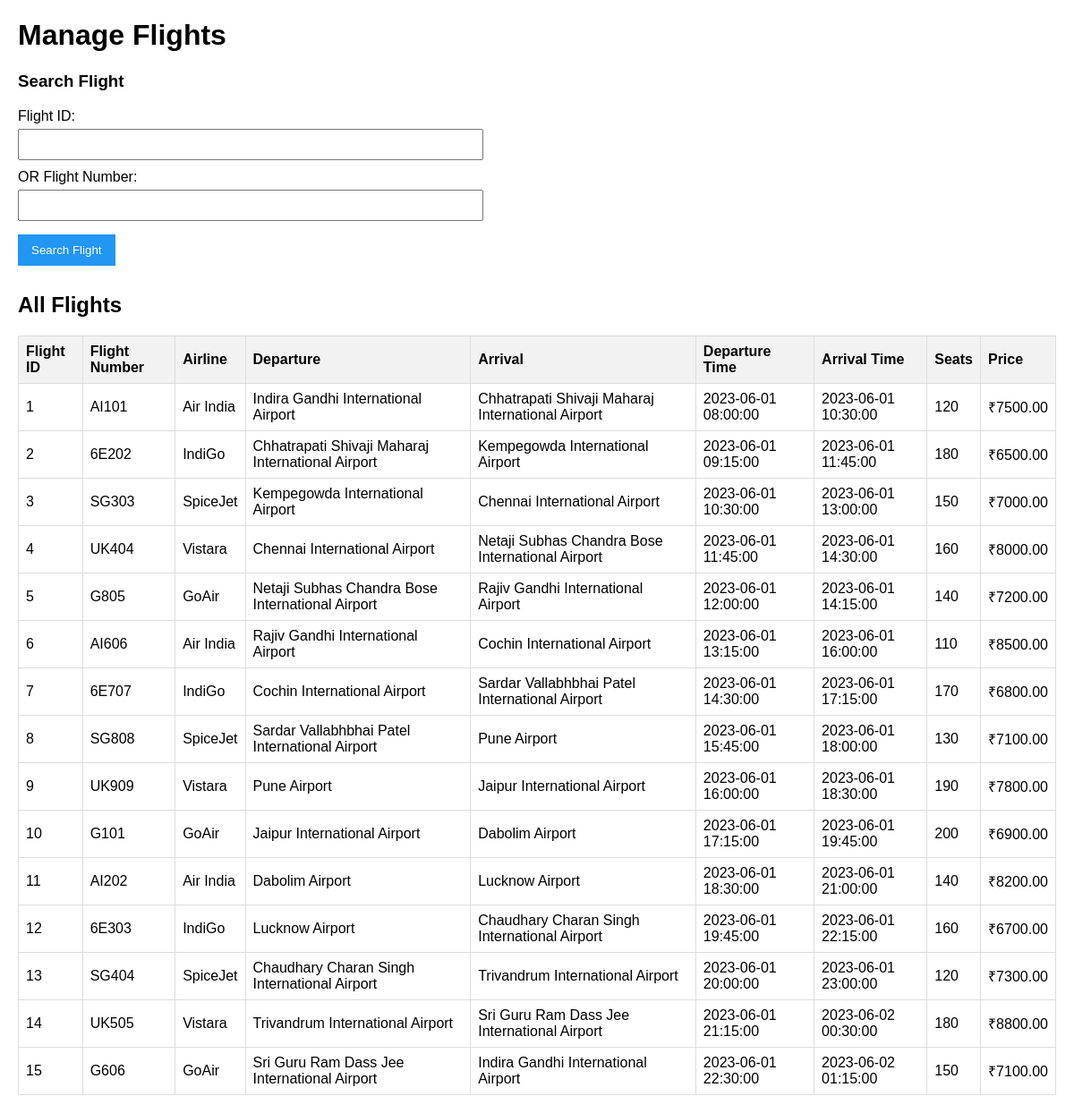
Screenshot of /alter_flights.php with the database file from the repository.
### tables this page shows
CREATE TABLE `flight` (
  `flight_id` int(11) NOT NULL,
  `flight_number` varchar(10) NOT NULL,
  `airline` varchar(50) NOT NULL,
  `departure_airport_id` int(11) NOT NULL,
  `arrival_airport_id` int(11) NOT NULL,
  `departure_time` datetime NOT NULL,
  `arrival_time` datetime NOT NULL,
  `available_seats` int(11) NOT NULL,
  `price` decimal(10,2) NOT NULL
);

CREATE TABLE `airport` (
  `airport_id` int(11) NOT NULL,
  `name` varchar(100) NOT NULL,
  `code` varchar(10) NOT NULL,
  `city` varchar(50) NOT NULL,
  `country` varchar(50) NOT NULL
);

### alter_flights.php (the view, shortened to what this page needs)
<!DOCTYPE html>
<html>
<head>
</head>
<body>
    <h1>Manage Flights</h1>
    <?php
    $servername = "localhost";
    $username = "root";
    $password = "";
    $dbname = "flight_mtg03";
    $conn = new mysqli($servername, $username, $password, $dbname);
    ?>
    <form method="post" action="<?php echo htmlspecialchars($_SERVER["PHP_SELF"]);?>">
        <h3>Search Flight</h3>
        <label for="flight_id">Flight ID:</label>
        <input type="number" id="flight_id" name="flight_id">
        <label for="flight_number">OR Flight Number:</label>
        <input type="text" id="flight_number" name="flight_number">
        <button type="submit" name="search" class="search-btn">Search Flight</button>
    </form>
    <h2>All Flights</h2>
    <?php
    $sql = "SELECT f.*, a1.name AS departure_airport, a2.name AS arrival_airport
            FROM flight f
            JOIN airport a1 ON f.departure_airport_id = a1.airport_id
            JOIN airport a2 ON f.arrival_airport_id = a2.airport_id";
    $result = $conn->query($sql);
    if ($result->num_rows > 0) {
        echo "<table>
                <tr>
                    <th>Flight ID</th>
                    <th>Flight Number</th>
                    <th>Airline</th>
                    <th>Departure</th>
                    <th>Arrival</th>
                    <th>Departure Time</th>
                    <th>Arrival Time</th>
                    <th>Seats</th>
                    <th>Price</th>
                </tr>";
        while($row = $result->fetch_assoc()) {
            echo "<tr>
                    <td>".$row["flight_id"]."</td>
                    <td>".$row["flight_number"]."</td>
                    <td>".$row["airline"]."</td>
                    <td>".$row["departure_airport"]."</td>
                    <td>".$row["arrival_airport"]."</td>
                    <td>".$row["departure_time"]."</td>
                    <td>".$row["arrival_time"]."</td>
                    <td>".$row["available_seats"]."</td>
                    <td>₹".$row["price"]."</td>
                  </tr>";
        }
        echo "</table>";
    } else {
        echo "No flights found";
    }
    ?>
</body>
</html>

### alter_flights.php (style rules this page uses)
body { font-family: Arial, sans-serif; margin: 20px; }
form { max-width: 500px; margin-bottom: 30px; }
label { display: block; margin-top: 10px; }
input, select { width: 100%; padding: 8px; margin-top: 5px; }
button { margin-top: 15px; padding: 10px 15px; color: white; border: none; cursor: pointer; }
.search-btn { background: #2196F3; }
table { border-collapse: collapse; width: 100%; margin-top: 20px; }
th, td { border: 1px solid #ddd; padding: 8px; text-align: left; }
th { background-color: #f2f2f2; }

### rows the page displays
flight: flight_id "1", flight_number "AI101", airline "Air India", departure_airport.name "Indira Gandhi International Airport", arrival_airport.name "Chhatrapati Shivaji Maharaj International Airport", departure_time "2023-06-01 08:00:00", arrival_time "2023-06-01 10:30:00", available_seats "120", price "7500.00"
flight: flight_id "2", flight_number "6E202", airline "IndiGo", departure_airport.name "Chhatrapati Shivaji Maharaj International Airport", arrival_airport.name "Kempegowda International Airport", departure_time "2023-06-01 09:15:00", arrival_time "2023-06-01 11:45:00", available_seats "180", price "6500.00"
flight: flight_id "3", flight_number "SG303", airline "SpiceJet", departure_airport.name "Kempegowda International Airport", arrival_airport.name "Chennai International Airport", departure_time "2023-06-01 10:30:00", arrival_time "2023-06-01 13:00:00", available_seats "150", price "7000.00"
flight: flight_id "4", flight_number "UK404", airline "Vistara", departure_airport.name "Chennai International Airport", arrival_airport.name "Netaji Subhas Chandra Bose International Airport", departure_time "2023-06-01 11:45:00", arrival_time "2023-06-01 14:30:00", available_seats "160", price "8000.00"
flight: flight_id "5", flight_number "G805", airline "GoAir", departure_airport.name "Netaji Subhas Chandra Bose International Airport", arrival_airport.name "Rajiv Gandhi International Airport", departure_time "2023-06-01 12:00:00", arrival_time "2023-06-01 14:15:00", available_seats "140", price "7200.00"
flight: flight_id "6", flight_number "AI606", airline "Air India", departure_airport.name "Rajiv Gandhi International Airport", arrival_airport.name "Cochin International Airport", departure_time "2023-06-01 13:15:00", arrival_time "2023-06-01 16:00:00", available_seats "110", price "8500.00"
flight: flight_id "7", flight_number "6E707", airline "IndiGo", departure_airport.name "Cochin International Airport", arrival_airport.name "Sardar Vallabhbhai Patel International Airport", departure_time "2023-06-01 14:30:00", arrival_time "2023-06-01 17:15:00", available_seats "170", price "6800.00"
flight: flight_id "8", flight_number "SG808", airline "SpiceJet", departure_airport.name "Sardar Vallabhbhai Patel International Airport", arrival_airport.name "Pune Airport", departure_time "2023-06-01 15:45:00", arrival_time "2023-06-01 18:00:00", available_seats "130", price "7100.00"
flight: flight_id "9", flight_number "UK909", airline "Vistara", departure_airport.name "Pune Airport", arrival_airport.name "Jaipur International Airport", departure_time "2023-06-01 16:00:00", arrival_time "2023-06-01 18:30:00", available_seats "190", price "7800.00"
flight: flight_id "10", flight_number "G101", airline "GoAir", departure_airport.name "Jaipur International Airport", arrival_airport.name "Dabolim Airport", departure_time "2023-06-01 17:15:00", arrival_time "2023-06-01 19:45:00", available_seats "200", price "6900.00"
flight: flight_id "11", flight_number "AI202", airline "Air India", departure_airport.name "Dabolim Airport", arrival_airport.name "Lucknow Airport", departure_time "2023-06-01 18:30:00", arrival_time "2023-06-01 21:00:00", available_seats "140", price "8200.00"
flight: flight_id "12", flight_number "6E303", airline "IndiGo", departure_airport.name "Lucknow Airport", arrival_airport.name "Chaudhary Charan Singh International Airport", departure_time "2023-06-01 19:45:00", arrival_time "2023-06-01 22:15:00", available_seats "160", price "6700.00"
flight: flight_id "13", flight_number "SG404", airline "SpiceJet", departure_airport.name "Chaudhary Charan Singh International Airport", arrival_airport.name "Trivandrum International Airport", departure_time "2023-06-01 20:00:00", arrival_time "2023-06-01 23:00:00", available_seats "120", price "7300.00"
flight: flight_id "14", flight_number "UK505", airline "Vistara", departure_airport.name "Trivandrum International Airport", arrival_airport.name "Sri Guru Ram Dass Jee International Airport", departure_time "2023-06-01 21:15:00", arrival_time "2023-06-02 00:30:00", available_seats "180", price "8800.00"
flight: flight_id "15", flight_number "G606", airline "GoAir", departure_airport.name "Sri Guru Ram Dass Jee International Airport", arrival_airport.name "Indira Gandhi International Airport", departure_time "2023-06-01 22:30:00", arrival_time "2023-06-02 01:15:00", available_seats "150", price "7100.00"
